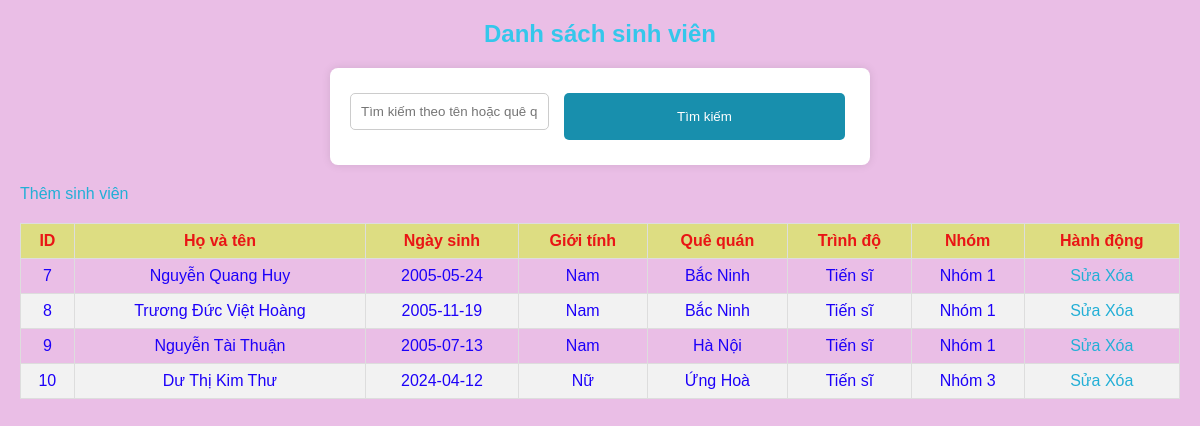
The page / on the database its author committed.
### tables this page shows
CREATE TABLE `table_students` (
  `id` int(50) NOT NULL,
  `fullname` varchar(250) NOT NULL,
  `dob` date NOT NULL,
  `gender` int(10) NOT NULL,
  `hometown` varchar(250) NOT NULL,
  `level` int(11) NOT NULL,
  `group` int(11) NOT NULL
);

### index.php (the view, shortened to what this page needs)
<?php include 'connect.php'; ?>
<!DOCTYPE html>
<html lang="vi">
<head>
    <link rel="stylesheet" href="decor.css">
</head>
<body>
    <h2>Danh sách sinh viên</h2>
    <form method="GET" action="index.php">
        <input type="text" name="search" placeholder="Tìm kiếm theo tên hoặc quê quán" value="<?php echo isset($_GET['search']) ? $_GET['search'] : ''; ?>" />
        <button type="submit">Tìm kiếm</button>
    </form>
    <a href="add.php">Thêm sinh viên</a>
    <table border="1">
        <thead>
            <tr>
                <th>ID</th>
                <th>Họ và tên</th>
                <th>Ngày sinh</th>
                <th>Giới tính</th>
                <th>Quê quán</th>
                <th>Trình độ</th>
                <th>Nhóm</th>
                <th>Hành động</th>
            </tr>
        </thead>
        <tbody>
            <?php
            $search = isset($_GET['search']) ? $_GET['search'] : '';
            $sql = "SELECT * FROM table_Students WHERE fullname LIKE ? OR hometown LIKE ?";
            $stmt = $conn->prepare($sql);
            $searchTerm = "%" . $search . "%";
            $stmt->bind_param("ss", $searchTerm, $searchTerm);
            $stmt->execute();
            $result = $stmt->get_result();
            while ($row = $result->fetch_assoc()) {
                echo "<tr>
                        <td>{$row['id']}</td>
                        <td>{$row['fullname']}</td>
                        <td>{$row['dob']}</td>
                        <td>" . ($row['gender'] == 1 ? 'Nam' : 'Nữ') . "</td>
                        <td>{$row['hometown']}</td>
                        <td>" . (
                            $row['level'] == 0 ? 'Tiến sĩ' :
                            ($row['level'] == 1 ? 'Thạc sĩ' :
                            ($row['level'] == 2 ? 'Kỹ sư' : 'Khác'))
                        ) . "</td>
                        <td>Nhóm {$row['group']}</td>
                        <td>
                            <a href='edit.php?id={$row['id']}'>Sửa</a>
                            <a href='delete.php?id={$row['id']}'>Xóa</a>
                        </td>
                      </tr>";
            }
            ?>
        </tbody>
    </table>
</body>
</html>

### decor.css (style rules this page uses)
body { font-family: Arial, sans-serif; margin: 20px; background-color: #eabee6; color: #1d00f9; }
h2 { color: #34c7eb; text-align: center; }
a { text-decoration: none; color: #22afd6; }
table { width: 100%; border-collapse: collapse; margin: 20px 0; }
table th, table td { border: 1px solid #ddd; padding: 8px; text-align: center; }
table th { background-color: #dddd82; color: rgb(233, 21, 21); }
table tr:nth-child(even) { background-color: #f2f2f2; }
button { background-color: #ddd31c; color: white; border: none; padding: 10px 15px; text-align: center; cursor: pointer; margin: 5px; border-radius: 5px; }
form { max-width: 500px; margin: 0 auto; background: #fff; padding: 20px; border-radius: 8px; box-shadow: 0 0 10px rgba(0, 0, 0, 0.1); }
form input[type="text"], form input[type="date"], form input[type="number"], form select { width: 100%; padding: 10px; margin: 5px 0 15px; border: 1px solid #ccc; border-radius: 5px; }
form button { width: 100%; padding: 10px; }
form { display: flex; justify-content: center; margin-bottom: 20px; }
form input[type="text"] { width: 300px; padding: 10px; margin-right: 10px; border: 1px solid #ccc; border-radius: 5px; }
form button { padding: 10px 15px; background-color: #188fad; color: white; border: none; border-radius: 5px; }

### rows shown on the page
table_students: id "7", fullname "Nguyễn Quang Huy", dob "2005-05-24", gender "Nam", hometown "Bắc Ninh", level "Tiến sĩ", group "1"
table_students: id "8", fullname "Trương Đức Việt Hoàng", dob "2005-11-19", gender "Nam", hometown "Bắc Ninh", level "Tiến sĩ", group "1"
table_students: id "9", fullname "Nguyễn Tài Thuận", dob "2005-07-13", gender "Nam", hometown "Hà Nội", level "Tiến sĩ", group "1"
table_students: id "10", fullname "Dư Thị Kim Thư", dob "2024-04-12", gender "Nữ", hometown "Ứng Hoà", level "Tiến sĩ", group "3"
